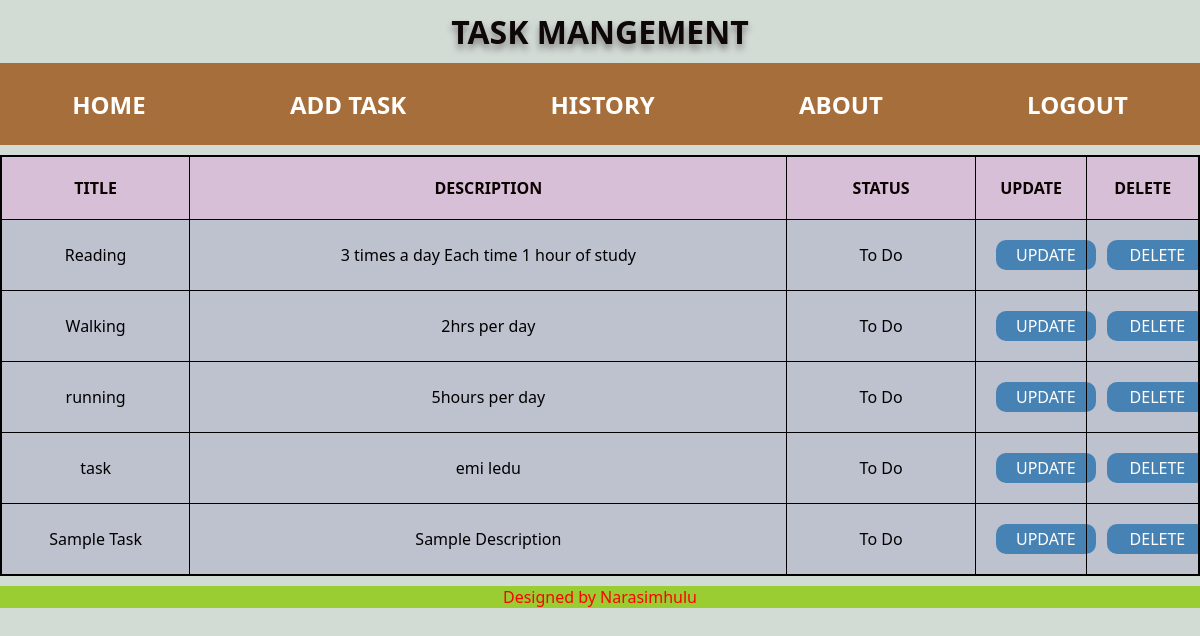
/home/, run on the app's committed database.
### myapp/models.py (models this page shows, shortened)
class Task(models.Model):
    class Status(models.TextChoices):
        TODO = "todo", "To Do"
        IN_PROGRESS = "in_progress", "In Progress"
        DONE = "done", "Done"
    title = models.CharField(max_length=100)
    description = models.CharField(max_length=500)
    status = models.CharField(max_length=20, choices=Status.choices, default=Status.TODO)

### myapp/views.py (the view)
# urls.py: 2. Add a URL to urlpatterns:  path('', views.home, name='home')
def home(request):
    read = Task.objects.all()
    b = {"read": read}
    return render(request, "home.html", b)

### myapp/templates/home.html (shortened to what this page needs)
{% load static %}
<!DOCTYPE html>
<html lang="en">
<head>
    <link rel="stylesheet" href="{% static 'index.css' %}">
</head>
<body>
    <div class="logo"><H1>TASK MANGEMENT</H1></div>
    {% include 'navbar.html' %}
        {% block content %}
                <div class="data">
                    <div class="table-container">
                        <table>
                            <tr id="heading">
                                <th id="title">TITLE</th>
                                <th id="desc">DESCRIPTION</th>
                                <th id="status">STATUS</th>
                                <th id="upd">UPDATE</th>
                                <th id="del">DELETE</th>
                            </tr>
                    {% for i in read %}
                            <tr id="content">
                                <td id="title">{{ i.title }}</td>
                                <td id="desc">{{ i.description }}</td>
                                <td id="status">{{ i.get_status_display }}</td>
                                <td id="upd"><a href="{% url 'update' i.id %}">UPDATE</a></td>
                                <td id="del"><a href="{% url 'delete' i.id %}">DELETE</a></td>
                            </tr>
                    {% endfor %}
                        </table>
                    </div>
                </div>
        {% endblock %}
    <footer>
    Designed by Narasimhulu <br>
    </footer>
</body>
</html>

### myapp/templates/navbar.html
<div class="navbar">
    <h2><a href="{% url 'home' %}">HOME</a></h2>
    <h2><a href="{% url 'create' %}">ADD TASK</a></h2>
    <h2><a href="{% url 'history'  %}">HISTORY</a></h2>
    <h2><a href="{% url 'about' %}">ABOUT</a></h2>
    <h2><a href="{% url 'logout' %}">LOGOUT</a></h2>
</div>

### myapp/static/index.css (style rules this page uses)
body { background-color:rgb(211, 219, 213); font-family: 'Segoe UI', Tahoma, Geneva, Verdana, sans-serif; }
* { padding:0px; margin:0px; }
.logo { font-family:'Segoe UI', Tahoma, Geneva, Verdana, sans-serif; text-align: center; margin: 10px; text-shadow: 0px 5px 7px grey ; color:rgb(14, 7, 7); }
.navbar { display: flex; justify-content: space-around; align-items: center; background-color:rgb(165, 110, 59); height: 70px; flex-wrap: wrap; padding: 6px 0; }
.navbar a { text-decoration: none; color: blue; padding: 18px 0px 18px 0px; color: white; }
footer { margin-top: 10px; text-align: center; background-color: yellowgreen; color: red; }
.table-container { width: 100%; overflow-x: auto; }
table { margin-top: 10px; width: 100%; min-width: 720px; border: 2px solid black; border-collapse: collapse; table-layout: fixed; }
th,td { border: 1px solid black; padding: 20px; text-align: center; }
#heading { background-color:thistle; color:rgb(10, 1, 1); }
#content { background-color: rgb(190, 194, 207); }
#desc { width: 55%; word-wrap: break-word; overflow-wrap: break-word; }
#title { width: 15%; word-wrap: break-word; overflow-wrap: break-word; }
#status { width: 15%; word-wrap: break-word; overflow-wrap: break-word; }
#del,#upd { width: 7.5%; word-wrap: break-word; overflow-wrap: break-word; }
.ALL>a,#upd>a,#del>a { width: 100px; height: 30px; text-align: center; text-decoration: none; border-radius: 10px; display: flex; align-items: center; justify-content: center; background-color: steelblue; color: white }

### data on the page
Task: title "Reading", description "3 times a day Each time 1 hour of study", status "To Do"
Task: title "Walking", description "2hrs per day", status "To Do"
Task: title "running", description "5hours per day", status "To Do"
Task: title "task", description "emi ledu", status "To Do"
Task: title "Sample Task", description "Sample Description", status "To Do"
